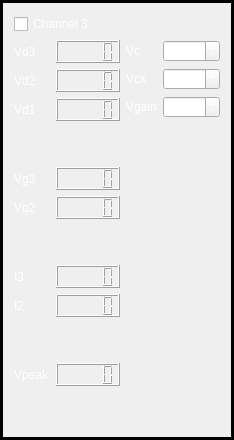
          <widget class="QFrame" name="">
           <property name="frameShape">
            <enum>QFrame::Box</enum>
           </property>
           <property name="lineWidth">
            <number>3</number>
           </property>
           <layout class="QVBoxLayout" name="verticalLayout_6">
            <item>
             <layout class="QHBoxLayout" name="horizontalLayout_71">
              <item>
               <widget class="QCheckBox" name="CH3_on">
                <property name="styleSheet">
                 <string notr="true">color: rgb(255, 255, 255);</string>
                </property>
                <property name="text">
                 <string>Channel 3</string>
                </property>
               </widget>
              </item>
             </layout>
            </item>
            <item>
             <layout class="QHBoxLayout" name="horizontalLayout_70">
              <item>
               <layout class="QVBoxLayout" name="verticalLayout_20">
                <item>
                 <layout class="QHBoxLayout" name="horizontalLayout_80">
                  <item>
                   <widget class="QLabel" name="label_61">
                    <property name="sizePolicy">
                     <sizepolicy hsizetype="Preferred" vsizetype="Preferred">
                      <horstretch>0</horstretch>
                      <verstretch>0</verstretch>
                     </sizepolicy>
                    </property>
                    <property name="styleSheet">
                     <string notr="true">color: rgb(255, 255, 255);</string>
                    </property>
                    <property name="text">
                     <string>Vd3</string>
                    </property>
                   </widget>
                  </item>
                  <item>
                   <widget class="QLCDNumber" name="vd3_3"/>
                  </item>
                 </layout>
                </item>
                <item>
                 <layout class="QHBoxLayout" name="horizontalLayout_79">
                  <item>
                   <widget class="QLabel" name="label_62">
                    <property name="styleSheet">
                     <string notr="true">color: rgb(255, 255, 255);
</string>
                    </property>
                    <property name="text">
                     <string>Vd2</string>
                    </property>
                   </widget>
                  </item>
                  <item>
                   <widget class="QLCDNumber" name="vd2_3"/>
                  </item>
                 </layout>
                </item>
                <item>
                 <layout class="QHBoxLayout" name="horizontalLayout_78">
                  <item>
                   <widget class="QLabel" name="label_63">
                    <property name="styleSheet">
                     <string notr="true">color: rgb(255, 255, 255);</string>
                    </property>
                    <property name="text">
                     <string>Vd1</string>
                    </property>
                   </widget>
                  </item>
                  <item>
                   <widget class="QLCDNumber" name="vd1_3"/>
                  </item>
                 </layout>
                </item>
                <item>
                 <spacer name="verticalSpacer_24">
                  <property name="orientation">
                   <enum>Qt::Vertical</enum>
                  </property>
                  <property name="sizeHint" stdset="0">
                   <size>
                    <width>20</width>
                    <height>40</height>
                   </size>
                  </property>
                 </spacer>
                </item>
                <item>
                 <layout class="QHBoxLayout" name="horizontalLayout_77">
                  <item>
                   <widget class="QLabel" name="label_64">
                    <property name="styleSheet">
                     <string notr="true">color: rgb(255, 255, 255);</string>
                    </property>
                    <property name="text">
                     <string>Vg3</string>
                    </property>
                   </widget>
                  </item>
                  <item>
                   <widget class="QLCDNumber" name="vg3_3"/>
                  </item>
                 </layout>
                </item>
                <item>
                 <layout class="QHBoxLayout" name="horizontalLayout_76">
                  <item>
                   <widget class="QLabel" name="label_65">
                    <property name="styleSheet">
                     <string notr="true">color: rgb(255, 255, 255);</string>
                    </property>
                    <property name="text">
                     <string>Vg2</string>
                    </property>
                   </widget>
                  </item>
                  <item>
                   <widget class="QLCDNumber" name="vg2_3"/>
                  </item>
                 </layout>
                </item>
                <item>
                 <spacer name="verticalSpacer_25">
                  <property name="orientation">
                   <enum>Qt::Vertical</enum>
                  </property>
                  <property name="sizeHint" stdset="0">
                   <size>
                    <width>20</width>
                    <height>40</height>
                   </size>
                  </property>
                 </spacer>
                </item>
                <item>
                 <layout class="QHBoxLayout" name="horizontalLayout_75">
                  <item>
                   <widget class="QLabel" name="label_66">
                    <property name="styleSheet">
                     <string notr="true">color: rgb(255, 255, 255);</string>
                    </property>
                    <property name="text">
                     <string>I3</string>
                    </property>
                   </widget>
                  </item>
                  <item>
                   <widget class="QLCDNumber" name="I3_3"/>
                  </item>
                 </layout>
                </item>
                <item>
                 <layout class="QHBoxLayout" name="horizontalLayout_94">
                  <item>
                   <widget class="QLabel" name="label_67">
                    <property name="styleSheet">
                     <string notr="true">color: rgb(255, 255, 255);</string>
                    </property>
                    <property name="text">
                     <string>I2</string>
                    </property>
                   </widget>
                  </item>
                  <item>
                   <widget class="QLCDNumber" name="I2_3"/>
                  </item>
                 </layout>
                </item>
                <item>
                 <spacer name="verticalSpacer_27">
                  <property name="orientation">
                   <enum>Qt::Vertical</enum>
                  </property>
                  <property name="sizeHint" stdset="0">
                   <size>
                    <width>20</width>
                    <height>40</height>
                   </size>
                  </property>
                 </spacer>
                </item>
                <item>
                 <layout class="QHBoxLayout" name="horizontalLayout_74">
                  <item>
                   <widget class="QLabel" name="label_68">
                    <property name="styleSheet">
                     <string notr="true">color: rgb(255, 255, 255);</string>
                    </property>
                    <property name="text">
                     <string>Vpeak</string>
                    </property>
                   </widget>
                  </item>
                  <item>
                   <widget class="QLCDNumber" name="vpeak_3"/>
                  </item>
                 </layout>
                </item>
                <item>
                 <spacer name="verticalSpacer_30">
                  <property name="orientation">
                   <enum>Qt::Vertical</enum>
                  </property>
                  <property name="sizeHint" stdset="0">
                   <size>
                    <width>20</width>
                    <height>40</height>
                   </size>
                  </property>
                 </spacer>
                </item>
               </layout>
              </item>
              <item>
               <layout class="QVBoxLayout" name="verticalLayout_19">
                <item>
                 <layout class="QHBoxLayout" name="horizontalLayout_83">
                  <item>
                   <widget class="QLabel" name="label_69">
                    <property name="styleSheet">
                     <string notr="true">color: rgb(255, 255, 255);</string>
                    </property>
                    <property name="text">
                     <string>Vc</string>
                    </property>
                   </widget>
                  </item>
                  <item>
                   <widget class="QDoubleSpinBox" name="vc3">
                    <property name="styleSheet">
                     <string notr="true">color: rgb(255, 255, 255);</string>
                    </property>
                   </widget>
                  </item>
                 </layout>
                </item>
                <item>
                 <layout class="QHBoxLayout" name="horizontalLayout_82">
                  <item>
                   <widget class="QLabel" name="label_70">
                    <property name="styleSheet">
                     <string notr="true">color: rgb(255, 255, 255);</string>
                    </property>
                    <property name="text">
                     <string>Vcx</string>
                    </property>
                   </widget>
                  </item>
                  <item>
                   <widget class="QDoubleSpinBox" name="vcx3">
                    <property name="styleSheet">
                     <string notr="true">color: rgb(255, 255, 255);</string>
                    </property>
                   </widget>
                  </item>
                 </layout>
                </item>
                <item>
                 <layout class="QHBoxLayout" name="horizontalLayout_81">
                  <item>
                   <widget class="QLabel" name="label_71">
                    <property name="styleSheet">
                     <string notr="true">color: rgb(255, 255, 255);</string>
                    </property>
                    <property name="text">
                     <string>Vgain</string>
                    </property>
                   </widget>
                  </item>
                  <item>
                   <widget class="QDoubleSpinBox" name="vgain3">
                    <property name="styleSheet">
                     <string notr="true">color: rgb(255, 255, 255);</string>
                    </property>
                   </widget>
                  </item>
                 </layout>
                </item>
                <item>
                 <spacer name="verticalSpacer_29">
                  <property name="orientation">
                   <enum>Qt::Vertical</enum>
                  </property>
                  <property name="sizeHint" stdset="0">
                   <size>
                    <width>20</width>
                    <height>40</height>
                   </size>
                  </property>
                 </spacer>
                </item>
               </layout>
              </item>
             </layout>
            </item>
           </layout>
          </widget>
